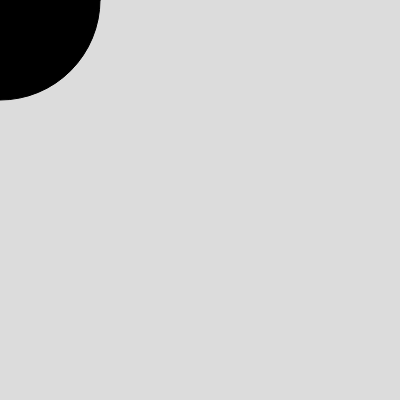
Frame 1 (no input)
Frame 60 (no input): identical to frame 1, image omitted
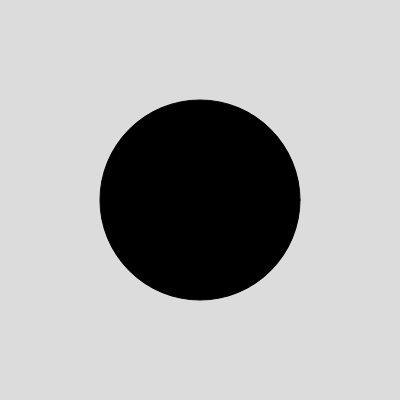
Frame 120 (the mouse pressed at the canvas centre since frame 60)

The p5.js sketch that drew these frames (run headless with seeded random() and noise() and a simulated clock; from frame 60 on, the mouse is pressed at the canvas centre):

// p5.js sketch
// ── sketch.js
var x = 200;
var y = 200;
function setup() { 
  createCanvas(400, 400);
} 

function draw() { 
  background(220);
  fill(0);
  ellipse(mouseX,mouseY,x,y);   
  if (x >= 400){
   x = 0; 
  }
  if (keyCode === UP_ARROW) {
    y = y - 1;
  } else if (keyCode === DOWN_ARROW) {
   y = y + 1;
  }
  if (keyCode === LEFT_ARROW) {
    x = x - 1;
  } else if (keyCode === RIGHT_ARROW) {
    x = x + 1;
  }
}
